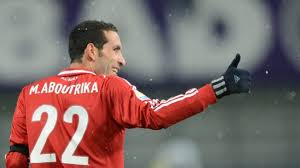
#> input picture treka.jpg, 300 x 168 px
$ python border.py
#> lines starting #> are read from the running program, lines starting #| are printed output that depends on the picture
import cv2
import numpy as np
BLUE = [255,0,0]
img1 = cv2.imread('treka.jpg')
#> img1 is the input picture: shape (168, 300, 3); mean B, G, R 104.1, 106, 127.3
replicate = cv2.copyMakeBorder(img1,20,2,20,20,cv2.BORDER_REPLICATE)
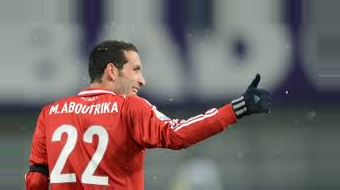
#> replicate: shape (190, 340, 3); mean B, G, R 104.6, 105.8, 121
reflect = cv2.copyMakeBorder(img1,20,20,20,20,cv2.BORDER_REFLECT)
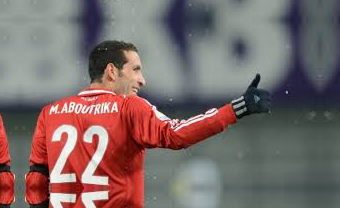
#> reflect: shape (208, 340, 3); mean B, G, R 104.6, 106.1, 123.5
reflect101 = cv2.copyMakeBorder(img1,20,20,20,20,cv2.BORDER_REFLECT_101)
wrap = cv2.copyMakeBorder(img1,20,20,20,20,cv2.BORDER_WRAP)
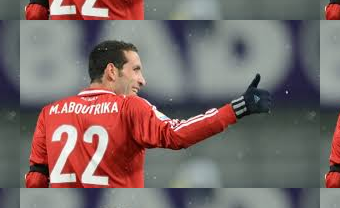
#> wrap: shape (208, 340, 3); mean B, G, R 104.6, 106.1, 123.5
constant= cv2.copyMakeBorder(img1,20,20,20,20,cv2.BORDER_CONSTANT,value=BLUE)
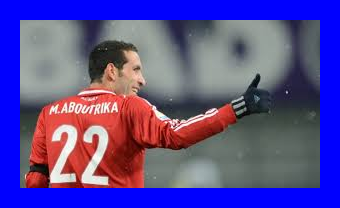
#> constant: shape (208, 340, 3); mean B, G, R 147.4, 75.5, 90.7
cv2.imshow('replicate',replicate)
cv2.imshow('reflect',reflect)
cv2.imshow('reflect101',reflect101)
cv2.imshow('wrap',wrap)
cv2.imshow('constant',constant)
cv2.waitKey(0)
cv2.destroyAllWindows()
